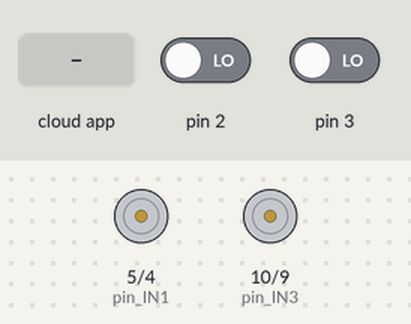
This sketch was run on a simulated Arduino Uno, built with avr-gcc and run on an emulated ATmega328P. Parts: motor-driver pin pairs drawn as motors (green arrow = first pin HIGH = forward, orange = second pin HIGH = backward, longer = more drive, scaled by the enable pin). The inputs (shaded band) are chosen by the test bench; at power-on: pin 2 LOW, pin 3 LOW. The ROS host is connected and sends only what is stated.

Above: at 1.2 s.
1.3 s: the phone or cloud app sets motor_v_left to 45
At 3.2 s:
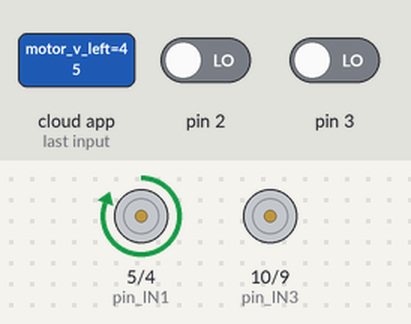
4.3 s: the phone or cloud app sets motor_v_right to 90
At 5.9 s:
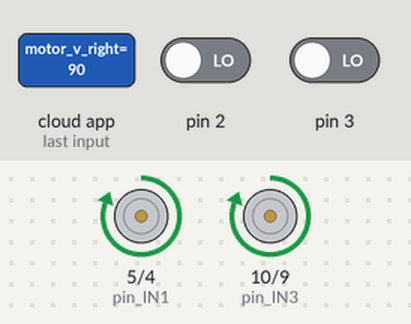
6.2 s: the phone or cloud app sets motor_v_left to 0
At 7.4 s:
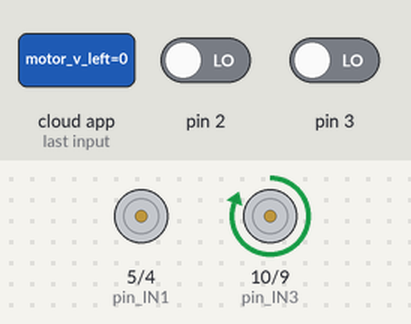
7.7 s: the phone or cloud app sets motor_v_left to 90
At 8.1 s:
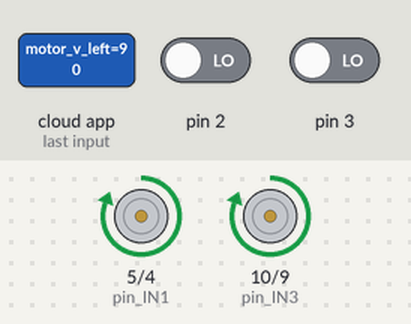
9.2 s: the phone or cloud app sets motor_v_right to 0
At 9.8 s:
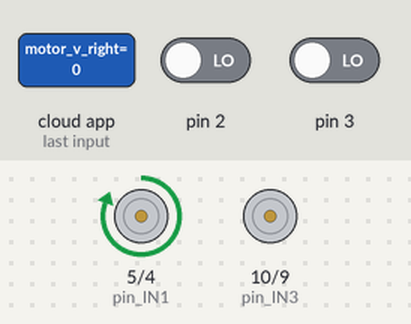
10.7 s: the phone or cloud app sets motor_v_right to 45
At 11.4 s:
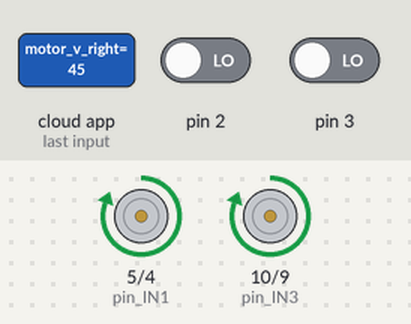
Timing chart, 0 to 13.2 s (numbered marks = the images above; inputs shaded):
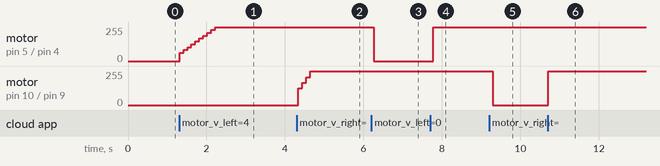

The sketch:

motor_ctl.ino
```cpp
#include <ros.h>
#include <std_msgs/Int32.h>
#include <PID_v1.h>
// pin setting
// left motor
int pin_IN1 = 5;
int pin_IN2 = 4;
int ENA = 6;
int pin_encoder_LA = 0;
int pin_encoder_LB = 7;
int count_L = 0;
double abs_count_L = double(abs(count_L));
double pwm_L = 0;
double Setpoint_L = 0;
int SpdMsgL = 0; // data of speed message for left motor
// right motor
int pin_IN3 = 10;
int pin_IN4 = 9;
int ENB = 11;
int pin_encoder_RA = 1;
int pin_encoder_RB = 8;
int count_R = 0;
double abs_count_R = double(abs(count_R));
double pwm_R = 0;
double Setpoint_R = 0;
int SpdMsgR = 0; // data of speed message for right motor
// PID
double Kp = 0.45*2, Ki = 1.2*4, Kd = 0; // 1.2, 8, 0
PID motorLPID(&abs_count_L, &pwm_L, &Setpoint_L, Kp, Ki, Kd, DIRECT);
PID motorRPID(&abs_count_R, &pwm_R, &Setpoint_R, Kp, Ki, Kd, DIRECT);
// ROS
ros::NodeHandle nh;
std_msgs::Int32 motor_v_L;// topic of left motor speed
std_msgs::Int32 motor_v_R;// topic of right motor speed
void callback_L(const std_msgs::Int32& msg){
  SpdMsgL = msg.data;
}
ros::Subscriber<std_msgs::Int32> reciever_L("motor_v_left", callback_L);
void callback_R(const std_msgs::Int32& msg){
  SpdMsgR = msg.data;
}
ros::Subscriber<std_msgs::Int32> reciever_R("motor_v_right", callback_R);
void setup(){
  // ROS Subscribe Node
  nh.initNode();
  nh.subscribe(reciever_L);
  nh.subscribe(reciever_R);
  // set left motor
  pinMode(pin_IN1, OUTPUT);
  pinMode(pin_IN2, OUTPUT);
  pinMode(ENA, OUTPUT);
  pinMode(pin_encoder_LA, INPUT_PULLUP);
  attachInterrupt(pin_encoder_LA, motor_L_counter, RISING);
  pinMode(pin_encoder_LB, INPUT);
  // set right motor
  pinMode(pin_IN3, OUTPUT);
  pinMode(pin_IN4, OUTPUT);
  pinMode(ENB, OUTPUT);
  pinMode(pin_encoder_RA, INPUT_PULLUP);
  attachInterrupt(pin_encoder_RA, motor_R_counter, RISING);
  pinMode(pin_encoder_RB, INPUT);
  // set serial
  Serial.begin(57600);
  // set PID
  Setpoint_L = 0.0;
  motorLPID.SetMode(AUTOMATIC);
  Setpoint_R = 0.0;
  motorRPID.SetMode(AUTOMATIC);
}
void loop(){
  if(SpdMsgL != Setpoint_L){
    Setpoint_L = double(abs(SpdMsgL));
  }
  if(SpdMsgL != Setpoint_R){
    Setpoint_R = double(abs(SpdMsgR));
  }
  abs_count_L = double(abs(count_L));
  abs_count_R = double(abs(count_R));
  motorLPID.Compute();
  motorRPID.Compute();
  set_motorL_speed();
  set_motorR_speed();
  count_L = 0;
  count_R = 0;
  delay(100);
  nh.spinOnce();
}
void motor_L_counter(){
  if(digitalRead(pin_encoder_LB) == LOW)
    count_L++;
  else if(digitalRead(pin_encoder_LB) == HIGH)
    count_L--;
}
void motor_R_counter(){
  if(digitalRead(pin_encoder_RB) == LOW)
    count_R++;
  else if(digitalRead(pin_encoder_RB) == HIGH)
    count_R--;
}
void set_motorL_speed(){
  if(SpdMsgL == 0){
    digitalWrite(pin_IN1, LOW);
    digitalWrite(pin_IN2, LOW);
    analogWrite(ENA, 0);
  }else if(SpdMsgL < 0){
    digitalWrite(pin_IN1, LOW);
    digitalWrite(pin_IN2, HIGH);
    analogWrite(ENA, int(pwm_L));
  }else{
    digitalWrite(pin_IN1, HIGH);
    digitalWrite(pin_IN2, LOW);
    analogWrite(ENA, int(pwm_L));
  }
}
void set_motorR_speed(){
  if(SpdMsgR == 0){
    digitalWrite(pin_IN3, LOW);
    digitalWrite(pin_IN4, LOW);
    analogWrite(ENB, 0);
  }else if(SpdMsgR < 0){
    digitalWrite(pin_IN3, LOW);
    digitalWrite(pin_IN4, HIGH);
    analogWrite(ENB, int(pwm_R));
  }else{
    digitalWrite(pin_IN3, HIGH);
    digitalWrite(pin_IN4, LOW);
    analogWrite(ENB, int(pwm_R));
  }
}
```

Measured:
- after the input at 1.3 s, motor on pin 5 (pin_IN1) / pin 4 (pin_IN2): moves from stopped to forward 255/255 over 0.91 s, starting at once
- after the input at 4.3 s, motor on pin 10 (pin_IN3) / pin 9 (pin_IN4): moves from stopped to forward 255/255 over 0.40 s, starting at once
- after the input at 6.2 s, motor on pin 5 (pin_IN1) / pin 4 (pin_IN2): forward 255/255 → stopped after 0.06 s
- after the input at 7.7 s, motor on pin 5 (pin_IN1) / pin 4 (pin_IN2): stopped → forward 255/255 after 0.08 s
- after the input at 9.2 s, motor on pin 10 (pin_IN3) / pin 9 (pin_IN4): forward 255/255 → stopped after 0.09 s
- after the input at 10.7 s, motor on pin 10 (pin_IN3) / pin 9 (pin_IN4): stopped → forward 255/255 at once
